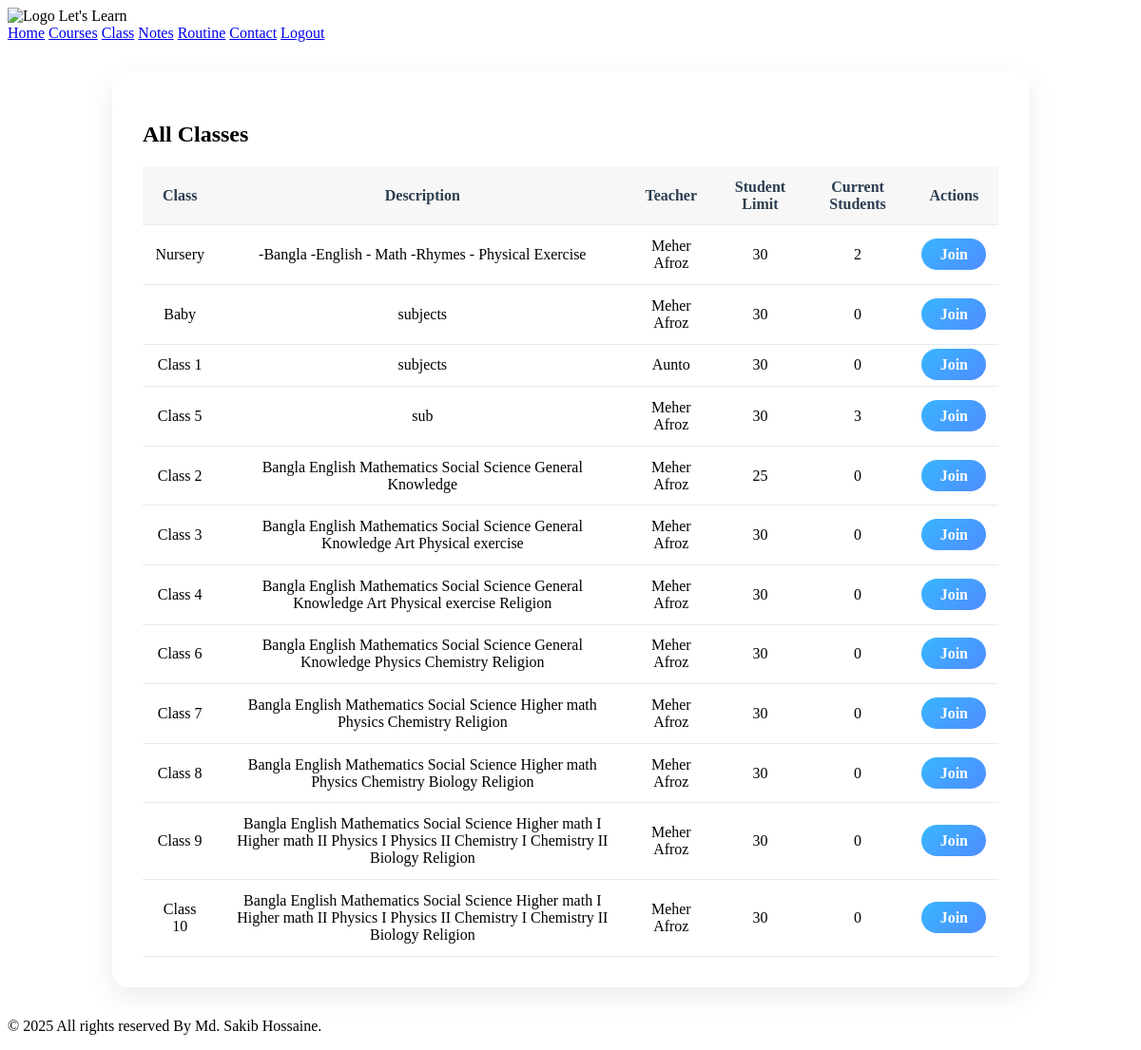
The page /class/ (signed in) on the database its author committed.
### courses/models_class.py (models this page shows, shortened)
class SchoolClass(models.Model):
    category = models.ForeignKey(ClassCategory, on_delete=models.CASCADE, related_name="classes")
    description = models.TextField(blank=True)
    student_limit = models.PositiveIntegerField(default=30)
    students = models.ManyToManyField(
        settings.AUTH_USER_MODEL, related_name="joined_classes", blank=True
    )
    teacher = models.ForeignKey(
        settings.AUTH_USER_MODEL, on_delete=models.CASCADE, related_name="taught_classes"
    )
    created_at = models.DateTimeField(auto_now_add=True)
    @property
    def current_student_count(self):
        return self.students.count()
    def is_full(self):
        return self.current_student_count >= self.student_limit

class ClassCategory(models.Model):
    name = models.CharField(max_length=50, unique=True)

### users/models.py (models this page shows, shortened)
class CustomUser(AbstractBaseUser, PermissionsMixin):
    USER_TYPE_CHOICES = (
        ('student', 'Student'),
        ('teacher', 'Teacher'),
    )
    profile_picture = models.ImageField(upload_to='profile_pics/', blank=True, null=True)
    email = models.EmailField(unique=True)
    username = models.CharField(max_length=150)
    user_type = models.CharField(max_length=10, choices=USER_TYPE_CHOICES)
    is_active = models.BooleanField(default=True)
    is_staff = models.BooleanField(default=False)
    class_name = models.CharField(max_length=100, blank=True, null=True)
    school_name = models.CharField(max_length=255, blank=True, null=True)
    address = models.CharField(max_length=255, blank=True, null=True)
    parent_phone = models.CharField(max_length=20, blank=True, null=True)
    qualification = models.CharField(max_length=255, blank=True, null=True)
    subjects_taught = models.CharField(max_length=255, blank=True, null=True)
    phone_number = models.CharField(max_length=20, blank=True, null=True)
    objects = CustomUserManager()
    USERNAME_FIELD = 'email'
    REQUIRED_FIELDS = ['username', 'user_type']

### courses/views_class.py (the view)
@login_required
def class_list(request):
    classes = SchoolClass.objects.select_related("category", "teacher").all()
    return render(request, "courses/class_list.html", {"classes": classes})

### templates/courses/class_list.html (shortened to what this page needs)
{% extends 'base.html' %}
{% block content %}
<div class="class-list-container">
    <h2>All Classes</h2>
    <table class="class-table">
        <thead>
            <tr>
                <th>Class</th>
                <th>Description</th>
                <th>Teacher</th>
                <th>Student Limit</th>
                <th>Current Students</th>
                <th>Actions</th>
            </tr>
        </thead>
        <tbody>
        {% for c in classes %}
            <tr data-joined="{% if request.user in c.students.all %}true{% else %}false{% endif %}">
                <td>{{ c.category.name }}</td>
                <td>{{ c.description|default:'-' }}</td>
                <td>{{ c.teacher.username }}</td>
                <td>{{ c.student_limit }}</td>
                <td>{{ c.current_student_count }}</td>
                <td>
                    {% if request.user.is_authenticated and request.user.user_type == 'teacher' and c.teacher == request.user %}
                        <a href="{% url 'edit_class' c.id %}" class="btn btn-warning btn-sm">Edit</a>
                        <a href="{% url 'delete_class' c.id %}" class="btn btn-danger btn-sm">Delete</a>
                    {% elif request.user.is_authenticated and request.user.user_type == 'student' %}
                        {% if request.user in c.students.all %}
                            <span class="btn btn-secondary btn-sm">Joined</span>
                        {% elif c.is_full %}
                            <span class="btn btn-secondary btn-sm">Full</span>
                        {% else %}
                            <a href="{% url 'join_class' c.id %}" class="btn btn-primary btn-sm join-btn">Join</a>
                        {% endif %}
                    {% endif %}
                </td>
            </tr>
        {% empty %}
            <tr><td colspan="6">No classes available.</td></tr>
        {% endfor %}
        </tbody>
    </table>
</div>
{% endblock %}

### templates/courses/class_list.html (style rules this page uses)
.class-list-container { max-width: 900px; margin: 2rem auto; background: #fff; border-radius: 16px; box-shadow: 0 10px 30px rgba(0,0,0,0.08); padding: 2rem; }
.class-table { width: 100%; border-collapse: collapse; margin-top: 1rem; }
.class-table th, .class-table td { padding: 0.8rem; border-bottom: 1px solid #eaeaea; text-align: center; }
.class-table th { background: #f7f7f7; color: #2c3e50; font-weight: 700; }
.btn { padding: 0.5rem 1.2rem; border-radius: 30px; font-weight: 600; border: none; cursor: pointer; text-decoration: none; font-size: 1rem; transition: all 0.2s; }
.btn-primary { background: linear-gradient(135deg, #38b6ff, #4f8cff); color: #fff; }

### rows shown on the page
SchoolClass: category.name "Nursery", description "-Bangla -English - Math -Rhymes - Physical Exercise", teacher.username "Meher Afroz", student_limit "30", current_student_count "2", shows "Join"
SchoolClass: category.name "Baby", description "subjects", teacher.username "Meher Afroz", student_limit "30", current_student_count "0", shows "Join"
SchoolClass: category.name "Class 1", description "subjects", teacher.username "Aunto", student_limit "30", current_student_count "0", shows "Join"
SchoolClass: category.name "Class 5", description "sub", teacher.username "Meher Afroz", student_limit "30", current_student_count "3", shows "Join"
SchoolClass: category.name "Class 2", description "Bangla English Mathematics Social Science General Knowledge", teacher.username "Meher Afroz", student_limit "25", current_student_count "0", shows "Join"
SchoolClass: category.name "Class 3", description "Bangla English Mathematics Social Science General Knowledge Art Physical exercise", teacher.username "Meher Afroz", student_limit "30", current_student_count "0", shows "Join"
SchoolClass: category.name "Class 4", description "Bangla English Mathematics Social Science General Knowledge Art Physical exercise Religion", teacher.username "Meher Afroz", student_limit "30", current_student_count "0", shows "Join"
SchoolClass: category.name "Class 6", description "Bangla English Mathematics Social Science General Knowledge Physics Chemistry Religion", teacher.username "Meher Afroz", student_limit "30", current_student_count "0", shows "Join"
SchoolClass: category.name "Class 7", description "Bangla English Mathematics Social Science Higher math Physics Chemistry Religion", teacher.username "Meher Afroz", student_limit "30", current_student_count "0", shows "Join"
SchoolClass: category.name "Class 8", description "Bangla English Mathematics Social Science Higher math Physics Chemistry Biology Religion", teacher.username "Meher Afroz", student_limit "30", current_student_count "0", shows "Join"
SchoolClass: category.name "Class 9", description "Bangla English Mathematics Social Science Higher math I Higher math II Physics I Physics II Chemistry I Chemistry II Biology Religion", teacher.username "Meher Afroz", student_limit "30", current_student_count "0", shows "Join"
SchoolClass: category.name "Class 10", description "Bangla English Mathematics Social Science Higher math I Higher math II Physics I Physics II Chemistry I Chemistry II Biology Religion", teacher.username "Meher Afroz", student_limit "30", current_student_count "0", shows "Join"
